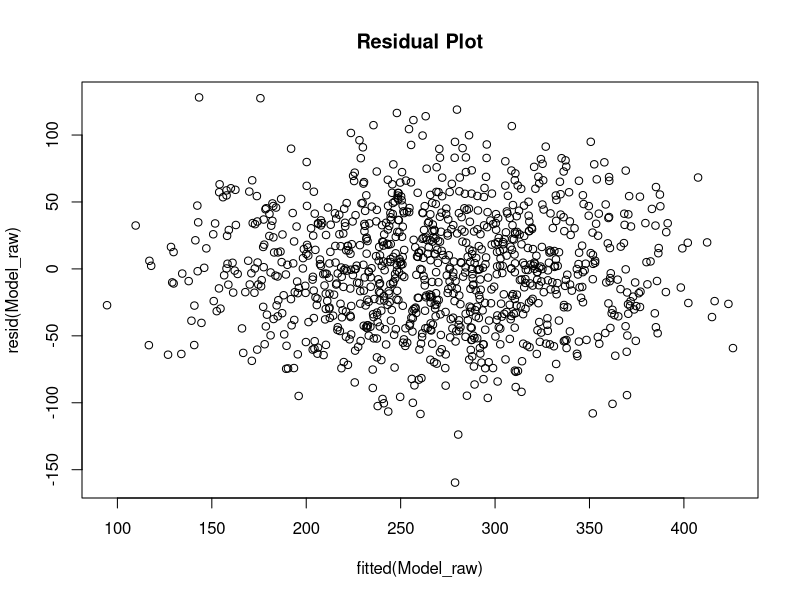

Source code (R): (Note: this script raises an error after producing the figure.)
getwd()
wdir <- "/Users/Jun/Desktop/SBU/22 Spring/AMS 315/Proj 2"
setwd(wdir)
Project2 <- read.csv('378390_project2.csv', header=TRUE)
Enviroment_Model <- lm(Y ~ E1 + E2 + E3 + E4, data = Project2)
summary(Enviroment_Model)
summary(Enviroment_Model)$adj.r.squared
Model_raw <- lm(Y ~ (E1+E2+E3+E4+G1+G2+G3+G4+G5+G6+G7+G8+G9+G10+G11+G12+G13+G14+G15+G16+G17+G18+G19+G20)^2, data = Project2)
View(Model_raw)
plot(resid(Model_raw) ~ fitted(Model_raw), main = 'Residual Plot')
library(MASS)
boxcox(Model_raw)
Model_trans <- lm( I(Y^.9) ~ (E1+E2+E3+E4+G1+G2+G3+G4+G5+G6+G7+G8+G9+G10+G11+G12+G13+G14+G15+G16+G17+G18+G19+G20)^2, data = Project2)
summary(Model_raw)$adj.r.square
summary(Model_trans)$adj.r.square
plot(resid(Model_trans) ~ fitted(Model_trans), main = 'Transfomed Residual Plot')
#install.packages("leaps")
library(leaps)
Model <- regsubsets( model.matrix(Model_trans)[,-1], I((Project2$Y)^.9), nbset = 1, nvmax = 5, method = 'forward', intercept = TRUE)
temp <- summary(Model)
library("knitr")
Var <- colnames(model.matrix(Model_trans))
Model_select <- apply(temp$which, 1, function(x) paste0(Var[x], collapse = '+'))
kable(data.frame(cbind(model = Model_select, adjR2 = temp$adjr2, BIC = temp$bic)), caption = 'Model Summary')
Model_main <- lm( I(Y^.9) ~ E1+E2+E3+E4+G1+G2+G3+G4+G5+G6+G7+G8+G9+G10+G11+G12+G13+G14+G15+G16+G17+G18+G19+G20, data = Project2)
temp <- summary(Model_main)
kable(temp$coefficients[abs(temp$coefficients[,4]) <= 0.01, ], caption = 'Sig Coefficients')
Model_2stage <- lm( I(Y^.9) ~ (E3+E4+G16)^2, data = Project2)
temp <- summary(Model_2stage)
temp$coefficients
kable(temp$coefficients[ abs(temp$coefficients[, 3]) >= 4, ])
Model_fianl <- lm(I(Y^.9) ~ E3 + E4, data = Project2)
summary(Model_fianl)
